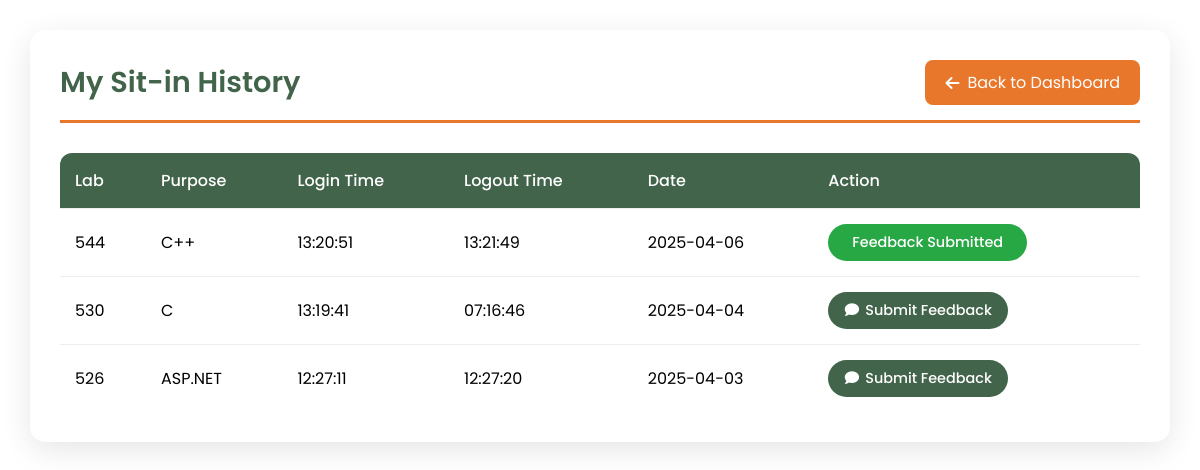
/history (signed in), run on an earlier commit of the app's database.
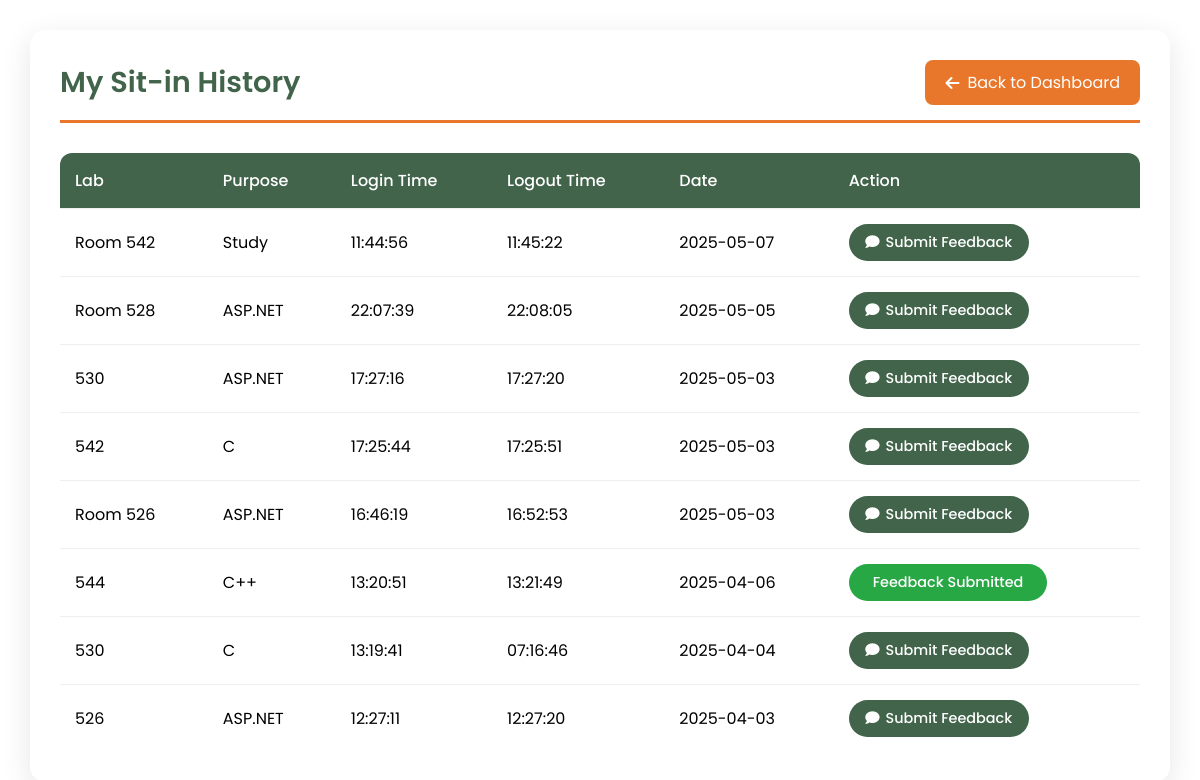
And on a later commit of the database.
### tables this page shows
CREATE TABLE sit_in_records (
            id INTEGER PRIMARY KEY AUTOINCREMENT,
            id_number TEXT NOT NULL,
            purpose TEXT NOT NULL,
            lab TEXT NOT NULL,
            login_time TEXT NOT NULL,
            logout_time TEXT,
            date TEXT NOT NULL, feedback_submitted INTEGER DEFAULT 0, pc_number INTEGER NOT NULL DEFAULT 1,
            FOREIGN KEY (id_number) REFERENCES users(idno)
        );

### app.py (the view, shortened to what this page needs)
@app.route('/history', methods=['GET', 'POST'])
def sit_history():
    if 'user_id' not in session:
        flash("Please log in first!", "danger")
        return redirect(url_for('login'))
    user_id = session['user_id']
    conn = sqlite3.connect("users.db")
    cursor = conn.cursor()
    cursor.execute("SELECT idno FROM users WHERE id = ?", (user_id,))
    user = cursor.fetchone()
    if not user:
        flash("User not found!", "danger")
        return redirect(url_for('login'))
    id_number = user[0]
    cursor.execute("""
        SELECT
            s.lab,
            s.purpose,
            s.login_time,
            s.logout_time,
            s.date,
            COALESCE(s.feedback_submitted, 0) as has_feedback
        FROM sit_in_records s
        WHERE s.id_number = ?
        ORDER BY s.date DESC, s.login_time DESC
    """, (id_number,))
    history = cursor.fetchall()
    conn.close()
    return render_template('history.html', history=history)

### templates/history.html (shortened to what this page needs)
<!DOCTYPE html>
<html lang="en">
<head>
    <link rel="stylesheet" href="https://cdnjs.cloudflare.com/ajax/libs/font-awesome/6.0.0/css/all.min.css">
</head>
<body>
    <div class="container">
        <div class="header">
            <h2>My Sit-in History</h2>
            <a href="{{ url_for('student_dashboard') }}" class="back-btn">
                <i class="fas fa-arrow-left"></i>
                Back to Dashboard
            </a>
        </div>
        {% if history %}
        <table>
            <thead>
                <tr>
                    <th>Lab</th>
                    <th>Purpose</th>
                    <th>Login Time</th>
                    <th>Logout Time</th>
                    <th>Date</th>
                    <th>Action</th>
                </tr>
            </thead>
            <tbody>
                {% for record in history %}
                <tr>
                    <td>{{ record[0] }}</td>
                    <td>{{ record[1] }}</td>
                    <td>{{ record[2] }}</td>
                    <td>{{ record[3] or 'Ongoing' }}</td>
                    <td>{{ record[4] }}</td>
                    <td>
                        {% if record[5] == 1 %}
                            <button class="feedback-btn submitted" disabled>
                                Feedback Submitted
                            </button>
                        {% else %}
                            <button class="feedback-btn" onclick="openFeedbackModal('{{ record[0] }}', '{{ record[4] }}')">
                                <i class="fas fa-comment"></i>
                                Submit Feedback
                            </button>
                        {% endif %}
                    </td>
                </tr>
                {% endfor %}
            </tbody>
        </table>
        {% else %}
        <p style="text-align: center; color: #666; padding: 20px;">No sit-in history found.</p>
        {% endif %}
    </div>
</body>
</html>

What changed in the data, as far as the page shows it:
added sit_in_records: lab "Room 542", purpose "Study", login_time "11:44:56", logout_time "11:45:22", date "2025-05-07"
added sit_in_records: lab "Room 528", purpose "ASP.NET", login_time "22:07:39", logout_time "22:08:05", date "2025-05-05"
added sit_in_records: lab "530", purpose "ASP.NET", login_time "17:27:16", logout_time "17:27:20", date "2025-05-03"
added sit_in_records: lab "542", purpose "C", login_time "17:25:44", logout_time "17:25:51", date "2025-05-03"
added sit_in_records: lab "Room 526", purpose "ASP.NET", login_time "16:46:19", logout_time "16:52:53", date "2025-05-03"
